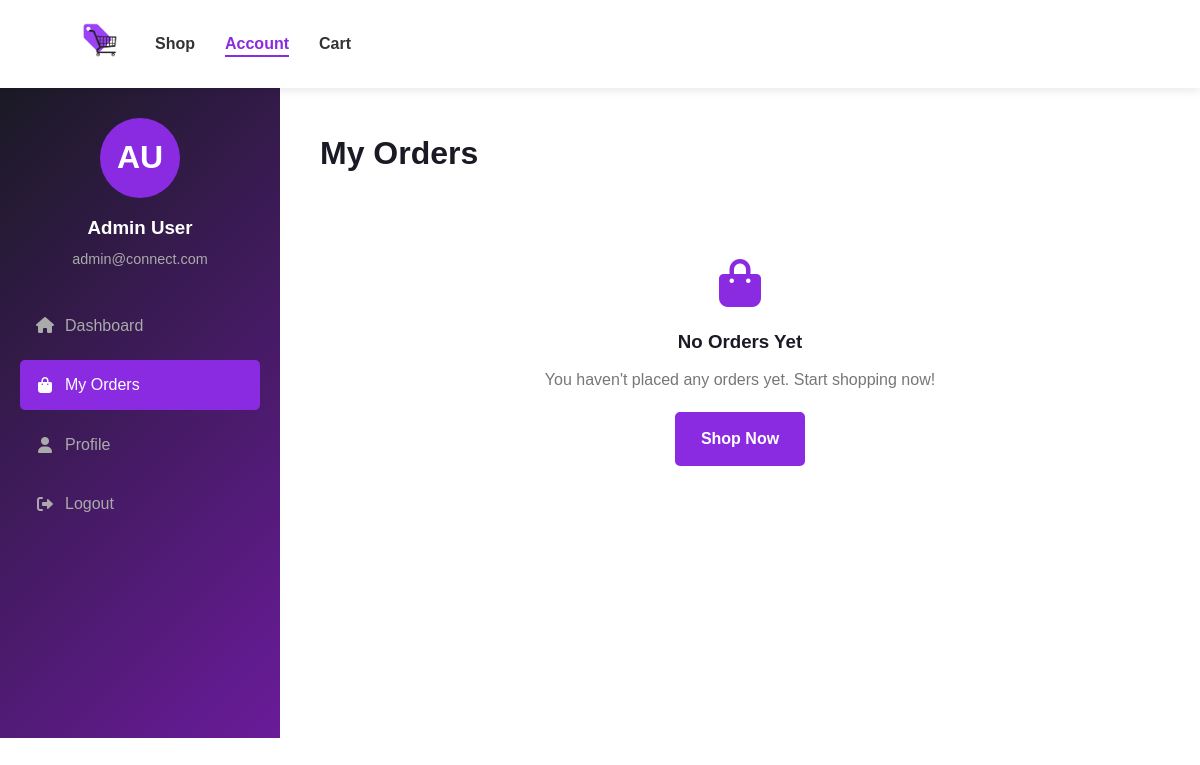
The app's page /php/user-account.php?tab=orders (signed in) with its own data.
### tables this page shows
CREATE TABLE IF NOT EXISTS users (
    id INT AUTO_INCREMENT PRIMARY KEY,
    username VARCHAR(50) UNIQUE,
    first_name VARCHAR(50) NOT NULL,
    middle_name VARCHAR(50),
    last_name VARCHAR(50) NOT NULL,
    email VARCHAR(100) NOT NULL UNIQUE,
    role ENUM('user', 'admin') DEFAULT 'user',
    mobile VARCHAR(20) NOT NULL,
    password VARCHAR(255) NOT NULL,
    created_at TIMESTAMP DEFAULT CURRENT_TIMESTAMP,
    updated_at TIMESTAMP DEFAULT CURRENT_TIMESTAMP ON UPDATE CURRENT_TIMESTAMP
);

### php/user-account.php (the view, shortened to what this page needs)
<?php
require 'config.php';
$user = [];
$orders = [];
try {
    $stmt = $pdo->prepare("SELECT * FROM users WHERE id = ?");
    $stmt->execute([$_SESSION['user_id']]);
    $user = $stmt->fetch(PDO::FETCH_ASSOC);
    $stmt = $pdo->prepare("SELECT * FROM orders WHERE user_id = ? ORDER BY order_date DESC");
    $stmt->execute([$_SESSION['user_id']]);
    $orders = $stmt->fetchAll(PDO::FETCH_ASSOC);
} catch (PDOException $e) {
    $error = "Database error: " . $e->getMessage();
}
$activeTab = $_GET['tab'] ?? 'dashboard';
?>
<!DOCTYPE html>
<html lang="en">
<head>
    <link rel="stylesheet" href="../css/user-account.css">
    <link rel="stylesheet" href="https://cdnjs.cloudflare.com/ajax/libs/font-awesome/6.0.0-beta3/css/all.min.css">
</head>
<body>
    <header class="header">
        <div class="container">
            <div class="logo">
                <img src="../images/connect-logo.png" alt="Connect Logo">
            </div>
            <nav class="main-nav">
                <ul>
                    <li><a href="user-shop.php">Shop</a></li>
                    <li class="active"><a href="user-account.php">Account</a></li>
                    <li><a href="user-cart.php">Cart</a></li>
                </ul>
            </nav>
    </header>
    <main class="account-container">
        <div class="account-sidebar">
            <div class="user-profile">
                <div class="avatar">
                    <?= strtoupper(substr($user['first_name'], 0, 1) . substr($user['last_name'], 0, 1)) ?>
                </div>
                <h3><?= htmlspecialchars($user['first_name'] . ' ' . $user['last_name']) ?></h3>
                <p><?= htmlspecialchars($user['email']) ?></p>
            </div>
            <nav class="account-nav">
                <ul>
                    <li class="<?= $activeTab === 'dashboard' ? 'active' : '' ?>">
                        <a href="user-account.php?tab=dashboard"><i class="fas fa-home"></i> Dashboard</a>
                    </li>
                    <li class="<?= $activeTab === 'orders' ? 'active' : '' ?>">
                        <a href="user-account.php?tab=orders"><i class="fas fa-shopping-bag"></i> My Orders</a>
                    </li>
                    <li class="<?= $activeTab === 'profile' ? 'active' : '' ?>">
                        <a href="user-account.php?tab=profile"><i class="fas fa-user"></i> Profile</a>
                    </li>
                    <li>
                        <a href="logout.php"><i class="fas fa-sign-out-alt"></i> Logout</a>
                    </li>
                </ul>
            </nav>
        </div>
        <div class="account-content">
            <?php if ($activeTab === 'dashboard'): ?>
                <section class="dashboard-section">
                    <h2>Welcome Back, <?= htmlspecialchars($user['first_name']) ?>!</h2>
                    <p>Here's what's happening with your account.</p>
                    <div class="dashboard-stats">
                        <div class="stat-card">
                            <i class="fas fa-shopping-bag"></i>
                            <h3>Total Orders</h3>
                            <p><?= count($orders) ?></p>
                        </div>
                        <div class="stat-card">
                            <i class="fas fa-clock"></i>
                            <h3>Pending Orders</h3>
                            <p><?= count(array_filter($orders, fn($o) => $o['status'] === 'pending')) ?></p>
                        </div>
                        <div class="stat-card">
                            <i class="fas fa-truck"></i>
                            <h3>Orders Shipped</h3>
                            <p><?= count(array_filter($orders, fn($o) => $o['status'] === 'shipped')) ?></p>
                        </div>
                    </div>
                    <div class="recent-orders">
                        <h3>Recent Orders</h3>
                        <?php if (count($orders) > 0): ?>
                            <table>
                                <thead>
                                    <tr>
                                        <th>Order #</th>
                                        <th>Date</th>
                                        <th>Items</th>
                                        <th>Total</th>
                                        <th>Status</th>
                                        <th>Action</th>
                                    </tr>
                                </thead>
                                <tbody>
                                    <?php foreach (array_slice($orders, 0, 5) as $order): ?>
                                        <tr>
                                            <td>#<?= str_pad($order['id'], 6, '0', STR_PAD_LEFT) ?></td>
                                            <td><?= date('M d, Y', strtotime($order['order_date'])) ?></td>
                                            <td><?= count($order['items']) ?></td>
                                            <td>₱<?= number_format($order['total_amount'], 2) ?></td>
                                            <td>
                                                <span class="status-badge <?= $order['status'] ?>">
                                                    <?= ucfirst($order['status']) ?>
                                                </span>
                                            </td>
                                            <td>
                                                <a href="user-account.php?tab=orders&order_id=<?= $order['id'] ?>" class="btn btn-sm btn-outline">View</a>
                                            </td>
                                        </tr>
                                    <?php endforeach; ?>
                                </tbody>
                            </table>
                        <?php else: ?>
                            <p>You haven't placed any orders yet.</p>
                        <?php endif; ?>
                    </div>
                </section>
            <?php elseif ($activeTab === 'orders'): ?>
                <section class="orders-section">
                    <h2>My Orders</h2>
                    <?php if (isset($_GET['order_id'])): ?>
                        <?php
                        $orderId = $_GET['order_id'];
                        $order = current(array_filter($orders, fn($o) => $o['id'] == $orderId));
                        ?>
                        <?php if ($order): ?>
                            <div class="order-details">
                                <div class="order-header">
                                    <div>
                                        <h3>Order #<?= str_pad($order['id'], 6, '0', STR_PAD_LEFT) ?></h3>
                                        <p>Placed on <?= date('F j, Y \a\t g:i A', strtotime($order['order_date'])) ?></p>
                                    </div>
                                    <div class="order-status">
                                        <span class="status-badge <?= $order['status'] ?>">
                                            <?= ucfirst($order['status']) ?>
                                        </span>
                                    </div>
                                </div>
                                <div class="order-summary">
                                    <div class="order-address">
                                        <h4>Shipping Address</h4>
                                        <p><?= nl2br(htmlspecialchars($order['shipping_address'])) ?></p>
                                    </div>
                                    <div class="order-payment">
                                        <h4>Payment Method</h4>
                                        <p><?= htmlspecialchars($order['payment_method']) ?></p>
                                    </div>
                                </div>
                                <div class="order-items">
                                    <h4>Order Items</h4>
                                    <?php foreach ($order['items'] as $item): ?>
                                        <div class="order-item">
                                            <img src="../images/products/<?= htmlspecialchars($item['image']) ?>" alt="<?= htmlspecialchars($item['name']) ?>">
                                            <div class="item-details">
                                                <h5><?= htmlspecialchars($item['name']) ?></h5>
                                                <p>₱<?= number_format($item['price'], 2) ?> × <?= $item['quantity'] ?></p>
                                            </div>
                                            <div class="item-total">
                                                ₱<?= number_format($item['price'] * $item['quantity'], 2) ?>
                                            </div>
                                        </div>
                                    <?php endforeach; ?>
                                </div>
                                <div class="order-totals">
                                    <div class="totals-row">
                                        <span>Subtotal</span>
                                        <span>₱<?= number_format($order['total_amount'], 2) ?></span>
                                    </div>
                                    <div class="totals-row">
                                        <span>Shipping</span>
                                        <span>Free</span>
                                    </div>
                                    <div class="totals-row grand-total">
                                        <span>Total</span>
                                        <span>₱<?= number_format($order['total_amount'], 2) ?></span>
                                    </div>
                                </div>
                                <a href="user-account.php?tab=orders" class="btn btn-outline">Back to Orders</a>
                            </div>
                        <?php else: ?>
                            <div class="alert alert-danger">Order not found</div>
                            <a href="user-account.php?tab=orders" class="btn btn-outline">Back to Orders</a>
                        <?php endif; ?>
                    <?php else: ?>
                        <?php if (count($orders) > 0): ?>
                            <table>
                                <thead>
                                    <tr>
                                        <th>Order #</th>
                                        <th>Date</th>
                                        <th>Items</th>
                                        <th>Total</th>
                                        <th>Status</th>
                                        <th>Action</th>
                                    </tr>
                                </thead>
                                <tbody>
                                    <?php foreach ($orders as $order): ?>
                                        <tr>
                                            <td>#<?= str_pad($order['id'], 6, '0', STR_PAD_LEFT) ?></td>
                                            <td><?= date('M d, Y', strtotime($order['order_date'])) ?></td>
                                            <td><?= count($order['items']) ?></td>
                                            <td>₱<?= number_format($order['total_amount'], 2) ?></td>
                                            <td>
                                                <span class="status-badge <?= $order['status'] ?>">
                                                    <?= ucfirst($order['status']) ?>
                                                </span>
                                            </td>
                                            <td>
                                                <a href="account.php?tab=orders&order_id=<?= $order['id'] ?>" class="btn btn-sm btn-outline">View</a>
                                            </td>
                                        </tr>
                                    <?php endforeach; ?>
                                </tbody>
                            </table>
                        <?php else: ?>
                            <div class="empty-state">
                                <i class="fas fa-shopping-bag"></i>
                                <h3>No Orders Yet</h3>
                                <p>You haven't placed any orders yet. Start shopping now!</p>
                                <a href="user-shop.php" class="btn btn-primary">Shop Now</a>
                            </div>
                        <?php endif; ?>
                    <?php endif; ?>
                </section>
            <?php endif; ?>
        </div>
    </main>
</body>
</html>

### css/user-account.css (style rules this page uses)
* { margin: 0; padding: 0; box-sizing: border-box; font-family: 'Arial', sans-serif; }
html { scroll-behavior: smooth; }
body { color: #333; background-color: #fff; line-height: 1.6; }
a { text-decoration: none; color: #8a2be2; }
.container { width: 90%; max-width: 1200px; margin: 0 auto; padding: 0 15px; }
.btn { display: inline-block; padding: 12px 24px; border-radius: 5px; font-weight: 600; transition: all 0.3s ease; cursor: pointer; }
.btn-primary { background-color: #8a2be2; color: #fff; border: 2px solid #8a2be2; }
.header { background-color: #fff; box-shadow: 0 2px 10px rgba(0, 0, 0, 0.1); position: sticky; top: 0; z-index: 100; padding: 15px 0; }
.header .container { display: flex; align-items: center; }
.logo img { height: 50px; width: auto; }
.main-nav ul { display: flex; list-style: none; }
.main-nav ul li { margin-left: 30px; }
.main-nav ul li a { color: #333; font-weight: 600; transition: color 0.3s ease; position: relative; }
.main-nav ul li a:hover, .main-nav ul li.active a { color: #8a2be2; }
.main-nav ul li.active a::after { content: ''; position: absolute; bottom: -5px; left: 0; width: 100%; height: 2px; background-color: #8a2be2; }
.account-container { display: flex; min-height: calc(100vh - 150px); background-color: #f9f9f9; }
.account-sidebar { width: 280px; background: linear-gradient(135deg, #1a1a24, #6a1b9a); color: white; padding: 30px 20px; }
.user-profile { text-align: center; margin-bottom: 30px; }
.avatar { width: 80px; height: 80px; background-color: #8a2be2; border-radius: 50%; display: flex; align-items: center; justify-content: center; font-size: 2rem; font-weight: bold; margin: 0 auto 15px; }
.user-profile h3 { margin-bottom: 5px; color: white; }
.user-profile p { color: #aaa; font-size: 0.9rem; }
.account-nav ul { list-style: none; }
.account-nav li { margin-bottom: 10px; }
.account-nav a { display: flex; align-items: center; padding: 12px 15px; color: #aaa; border-radius: 5px; transition: all 0.3s ease; }
.account-nav a i { margin-right: 10px; width: 20px; text-align: center; }
.account-nav li.active a { background-color: #8a2be2; color: white; }
.account-content { flex: 1; padding: 40px; background-color: white; }
.orders-section h2 { font-size: 2rem; margin-bottom: 20px; color: #1a1a24; }
.empty-state { text-align: center; padding: 60px 20px; }
.empty-state i { font-size: 3rem; color: #8a2be2; margin-bottom: 20px; }
.empty-state h3 { margin-bottom: 10px; color: #1a1a24; }
.empty-state p { color: #777; margin-bottom: 20px; }

### records on screen
users: first_name+last_name "AU", first_name+last_name "Admin User", email "admin@connect.com"
